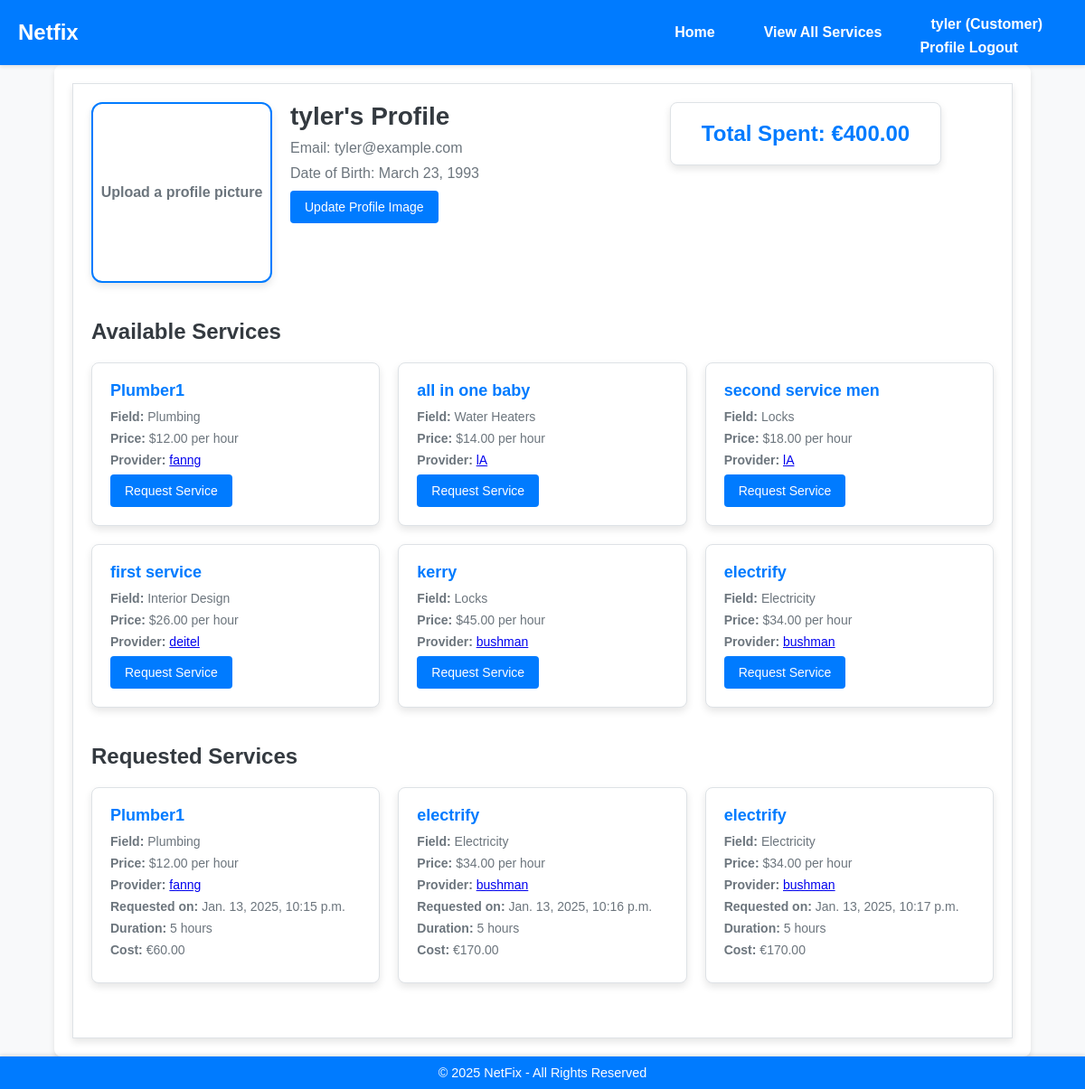
The page /users/profile/customer/tyler/ (signed in) on the database its author committed.
### users/models.py (models this page shows, shortened)
class User(AbstractUser):
    is_company = models.BooleanField(default=False)
    is_customer = models.BooleanField(default=False)
    email = models.EmailField(unique=True)  # Ensure email is unique and correctly set up

class Customer(models.Model):
    user = models.OneToOneField(User, on_delete=models.CASCADE)
    birth = models.DateField(null=True, blank=True)
    phone_number = models.CharField(max_length=15, blank=True, null=True) # Add a phone number
    profile_image = models.ImageField(upload_to='profile_images/', blank=True, null=True) # Add a profile image

class Company(models.Model):
    FIELD_CHOICES = (
        ('Air Conditioner', 'Air Conditioner'),
        ('All in One', 'All in One'),
        ('Carpentry', 'Carpentry'),
        ('Electricity', 'Electricity'),
        ('Gardening', 'Gardening'),
        ('Home Machines', 'Home Machines'),
        ('Housekeeping', 'Housekeeping'),
        ('Interior Design', 'Interior Design'),
        ('Locks', 'Locks'),
        ('Painting', 'Painting'),
        ('Plumbing', 'Plumbing'),
        ('Water Heaters', 'Water Heaters'),
    )
    user = models.OneToOneField(User, on_delete=models.CASCADE, primary_key=True)
    name = models.CharField(max_length=100, default='unknown')
    field = models.CharField(max_length=70, choices=FIELD_CHOICES, blank=False, null=False)
    rating = models.IntegerField(validators=[MaxValueValidator(5), MinValueValidator(0)], default=0)
    profile_image = models.ImageField(upload_to='company_images/', blank=True, null=True)

### services/models.py (models this page shows, shortened)
class Service(models.Model):
    FIELD_CHOICES = (
        ('Air Conditioner', 'Air Conditioner'),
        ('Carpentry', 'Carpentry'),
        ('Electricity', 'Electricity'),
        ('Gardening', 'Gardening'),
        ('Home Machines', 'Home Machines'),
        ('Housekeeping', 'Housekeeping'),
        ('Interior Design', 'Interior Design'),
        ('Locks', 'Locks'),
        ('Painting', 'Painting'),
        ('Plumbing', 'Plumbing'),
        ('Water Heaters', 'Water Heaters'),
    )
    company = models.ForeignKey(Company, on_delete=models.CASCADE)
    name = models.CharField(max_length=40)
    description = models.TextField()
    price_hour = models.DecimalField(decimal_places=2, max_digits=5, validators=[MinValueValidator(0.00)])
    rating = models.IntegerField(validators=[MinValueValidator(0), MaxValueValidator(5)], default=0)
    field = models.CharField(max_length=30, choices=FIELD_CHOICES)
    date_created = models.DateTimeField(auto_now_add=True)

class ServiceRequest(models.Model):
    customer = models.ForeignKey(Customer, on_delete=models.CASCADE)
    service = models.ForeignKey(Service, on_delete=models.CASCADE)
    address = models.CharField(max_length=255)
    service_time = models.IntegerField(validators=[MinValueValidator(1)])
    date_requested = models.DateTimeField(auto_now_add=True)

### users/views.py (the view)
# urls.py: path('profile/customer/<str:username>/', v.customer_profile, name='customer_profile'),
@login_required
def customer_profile(request, username):
    user = get_object_or_404(User, username=username)
    profile = get_object_or_404(Customer, user=user)
    print(profile.birth)
    requested_services = ServiceRequest.objects.filter(customer=profile)
    available_services = Service.objects.all()  # Get all services
    total_cost = 0
    for service_request in requested_services:  # Changed variable name from 'request' to 'service_request'
        service_cost = service_request.service_time * service_request.service.price_hour
        total_cost += service_cost
        service_request.service_cost = service_cost
    return render(request, 'users/customer_profile.html', {
        'user': user,
        'profile': profile,
        'requested_services': requested_services,
        'available_services': available_services,
        'total_cost': total_cost,  # Pass total cost to the template
    })

### users/templates/users/customer_profile.html (shortened to what this page needs)
{% extends 'main/base.html' %}
{% load static %}
{% block content %}
<div class="profile-container">
    <div class="profile-header">
        <div class="profile-image-box">
            {% if profile.profile_image %}
            <img src="{{ profile.profile_image.url }}" alt="{{ user.username }}'s Profile Image" class="profile-image">
            {% else %}
            <div class="placeholder-text">
                <p>Upload a profile picture</p>
            </div>
            {% endif %}
        </div>
        <div class="profile-details">
            <h1 class="profile-username">{{ user.username }}'s Profile</h1>
            <p class="profile-email">Email: {{ user.email }}</p>
            <p class="profile-birth">Date of Birth: {% if profile.birth %}{{ profile.birth }}{% else %}Not provided{% endif %}</p>
            <a href="{% url 'users:update_profile_image' %}" class="btn-primary">Update Profile Image</a>
        </div>
        <div class="total-spent">
            <h3>Total Spent: €{{ total_cost }}</h3>
        </div>
    </div>
    <div class="services-section">
        <h2 class="section-title">Available Services</h2>
        <div class="cards-container">
            {% for service in available_services %}
            <div class="service-card">
                <h3 class="service-name"><a href="{% url 'services:service_detail' service.id %}">{{ service.name }}</a></h3>
                <p class="service-field"><strong>Field:</strong> {{ service.field }}</p>
                <p class="service-price"><strong>Price:</strong> ${{ service.price_hour }} per hour</p>
                <p class="service-provider"><strong>Provider:</strong> <a href="{% url 'users:company_profile' username=service.company.user.username %}">{{ service.company.user.username }}</a></p>
                <a href="{% url 'services:request_service' service.id %}" class="btn-primary">Request Service</a>
            </div>
            {% endfor %}
        </div>
    </div>
    <div class="services-section">
        <h2 class="section-title">Requested Services</h2>
        <div class="cards-container">
            {% for request in requested_services %}
            <div class="service-card">
                <h3 class="service-name"><a href="{% url 'services:service_detail' request.service.id %}">{{ request.service.name }}</a></h3>
                <p class="service-field"><strong>Field:</strong> {{ request.service.field }}</p>
                <p class="service-price"><strong>Price:</strong> ${{ request.service.price_hour }} per hour</p>
                <p class="service-provider"><strong>Provider:</strong> <a href="{% url 'users:company_profile' username=request.service.company.user.username %}">{{ request.service.company.user.username }}</a></p>
                <p class="service-details"><strong>Requested on:</strong> {{ request.date_requested }}</p>
                <p class="service-details"><strong>Duration:</strong> {{ request.service_time }} hours</p>
                <p class="service-details"><strong>Cost:</strong> €{{ request.service_cost }}</p>
            </div>
            {% endfor %}
        </div>
    </div>
</div>
{% endblock %}

### main/templates/main/navbar.html (shortened to what this page needs)
<nav class="navbar">
    <div class="navbar-container">
        <a href="/" class="navbar-brand">Netfix</a>
        <div class="navbar-links">
            <ul class="navbar-nav">
                <li><a href="/" class="nav-link">Home</a></li>
                <li><a href="{% url 'services:service_list' %}" class="nav-link">View All Services</a></li>
            </ul>
            <ul class="navbar-nav">
                {% if request.user.is_authenticated %}
                    <li class="nav-item dropdown">
                        <a href="#" class="nav-link dropdown-toggle" id="userDropdown" role="button" data-toggle="dropdown" aria-haspopup="true" aria-expanded="false">
                            {% if request.user.is_company %}
                                {{ request.user.username }} (Company)
                            {% elif request.user.is_customer %}
                                {{ request.user.username }} (Customer)
                            {% endif %}
                        </a>
                        <div class="dropdown-menu" aria-labelledby="userDropdown">
                            {% if request.user.is_company %}
                                <a href="{% url 'users:company_profile' username=request.user.username %}" class="dropdown-item">Profile</a>
                            {% elif request.user.is_customer %}
                                <a href="{% url 'users:customer_profile' username=request.user.username %}" class="dropdown-item">Profile</a>
                            {% endif %}
                            <a href="{% url 'main:logout' %}" class="dropdown-item">Logout</a>
                        </div>
                    </li>
                {% else %}
                    <li><a href="{% url 'users:register' %}" class="nav-link">Register</a></li>
                    <li><a href="{% url 'users:login_user' %}" class="nav-link">Login</a></li>
                {% endif %}
            </ul>
        </div>
    </div>
</nav>

### static/home/base.css (style rules this page uses)
* { margin: 0; padding: 0; box-sizing: border-box; }
body { font-family: Arial, sans-serif; display: flex; flex-direction: column; min-height: 100vh; background-color: #f9f9f9; color: #333; }
.navbar { background-color: #007bff; padding: 10px 20px; box-shadow: 0 2px 4px rgba(0, 0, 0, 0.1); position: sticky; top: 0; z-index: 1000; }
.navbar ul { list-style: none; margin: 0; padding: 0; display: flex; justify-content: space-between; align-items: center; }
.navbar li { margin: 0 15px; }
.navbar a { text-decoration: none; color: white; font-weight: bold; transition: color 0.3s ease; }

### users/templates/users/customer_profile.html (style rules this page uses)
:root { --primary-color: #007bff; --secondary-color: #6c757d; --background-color: #f8f9fa; --text-color: #343a40; --card-background: #ffffff; --card-border: 1px solid #dee2e6; --card-shadow: 0 4px 8px rgba(0, 0, 0, 0.1); }
body { margin: 0; font-family: Arial, sans-serif; background-color: var(--background-color); color: var(--text-color); }
.profile-container { width: 100%; min-height: 100vh; padding: 20px; background-color: var(--card-background); box-shadow: var(--card-shadow); border: var(--card-border); }
.profile-header { display: flex; flex-wrap: wrap; align-items: flex-start; gap: 20px; margin-bottom: 40px; }
.profile-image-box { width: 200px; height: 200px; border-radius: 12px; background-color: var(--card-background); border: 2px solid var(--primary-color); display: flex; align-items: center; justify-content: center; overflow: hidden; box-shadow: var(--card-shadow); position: relative; }
.placeholder-text { text-align: center; color: var(--secondary-color); font-size: 16px; font-weight: bold; }
.profile-details { flex: 1; max-width: 400px; text-align: left; }
.profile-username { font-size: 28px; font-weight: bold; color: var(--text-color); margin-bottom: 10px; }
.profile-email, .profile-birth { font-size: 16px; color: var(--secondary-color); margin-bottom: 10px; }
.btn-primary { display: inline-block; padding: 10px 16px; font-size: 14px; color: #fff; background-color: var(--primary-color); border: none; border-radius: 4px; text-decoration: none; transition: background-color 0.3s ease; }
.total-spent { flex: 1; max-width: 300px; background-color: var(--card-background); border: var(--card-border); border-radius: 8px; padding: 20px; box-shadow: var(--card-shadow); text-align: center; }
.total-spent h3 { font-size: 24px; font-weight: bold; color: var(--primary-color); margin: 0; }
.services-section { margin-bottom: 40px; }
.section-title { font-size: 24px; font-weight: bold; color: var(--text-color); margin-bottom: 20px; }
.cards-container { display: grid; grid-template-columns: repeat(auto-fill, minmax(300px, 1fr)); gap: 20px; }
.service-card { background-color: var(--card-background); border: var(--card-border); border-radius: 8px; padding: 20px; box-shadow: var(--card-shadow); transition: transform 0.2s ease, box-shadow 0.2s ease; }
.service-name { font-size: 18px; font-weight: bold; color: var(--primary-color); margin-bottom: 10px; }
.service-name a { color: inherit; text-decoration: none; }
.service-field, .service-price, .service-provider, .service-details { font-size: 14px; color: var(--secondary-color); margin-bottom: 8px; }

### main/templates/main/navbar.html (style rules this page uses)
:root { --navbar-bg: var(--navbar-brand-color); --navbar-text: #343a40; --navbar-hover: #007bff; --navbar-shadow: 0 2px 4px rgba(0, 0, 0, 0.1); --navbar-brand-color: #007bff; --navbar-toggler-color: #007bff; }
.navbar { background-color: var(--navbar-bg); box-shadow: var(--navbar-shadow); padding: 10px 20px; }
.navbar-container { display: flex; justify-content: space-between; align-items: center; max-width: 1200px; margin: 0 auto; }
.navbar-brand { font-size: 24px; font-weight: bold; color: var(--navbar-brand-color); text-decoration: none; }
.navbar-links { display: flex; align-items: center; }
.navbar-nav { display: flex; list-style: none; margin: 0; padding: 0; }
.nav-item { margin: 0 10px; position: relative; }
.nav-link { text-decoration: none; color: var(--navbar-text); font-size: 16px; font-weight: 500; padding: 8px 12px; border-radius: 4px; transition: background-color 0.3s ease, color 0.3s ease; display: block; }

### rows shown on the page
User: user.username "tyler", username "tyler", email "tyler@example.com"
Customer: birth "March 23, 1993"
Service: name "Plumber1", field "Plumbing", price_hour "12.00", company.user.username "fanng"
Service: name "all in one baby", field "Water Heaters", price_hour "14.00", company.user.username "lA"
Service: name "second service men", field "Locks", price_hour "18.00", company.user.username "lA"
Service: name "first service", field "Interior Design", price_hour "26.00", company.user.username "deitel"
Service: name "kerry", field "Locks", price_hour "45.00", company.user.username "bushman"
Service: name "electrify", field "Electricity", price_hour "34.00", company.user.username "bushman"
ServiceRequest: service.name "Plumber1", service.field "Plumbing", service.price_hour "12.00", service.company.user.username "fanng", date_requested "Jan. 13, 2025, 10:15 p.m.", service_time "5", service_cost "60.00"
ServiceRequest: service.name "electrify", service.field "Electricity", service.price_hour "34.00", service.company.user.username "bushman", date_requested "Jan. 13, 2025, 10:16 p.m.", service_time "5", service_cost "170.00"
ServiceRequest: service.name "electrify", service.field "Electricity", service.price_hour "34.00", service.company.user.username "bushman", date_requested "Jan. 13, 2025, 10:17 p.m.", service_time "5", service_cost "170.00"

### other values the page prints
{{ total_cost }} "400.00"
